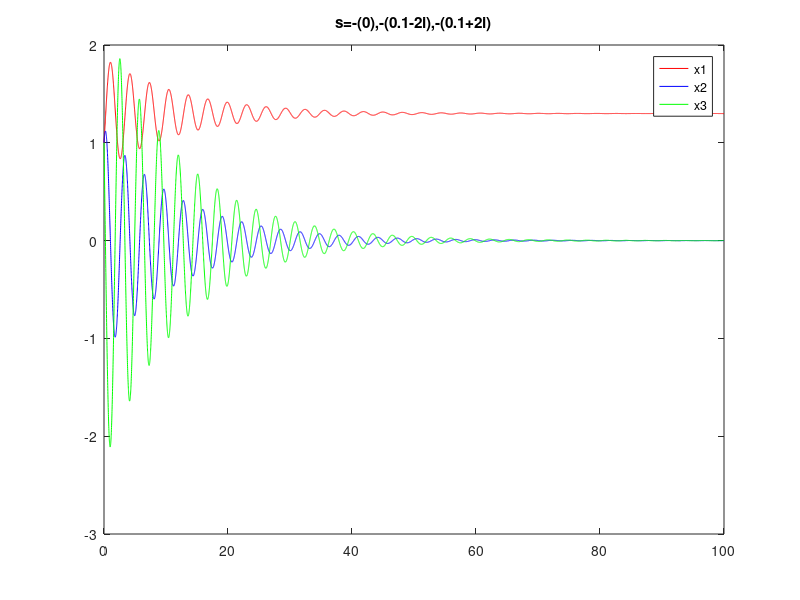
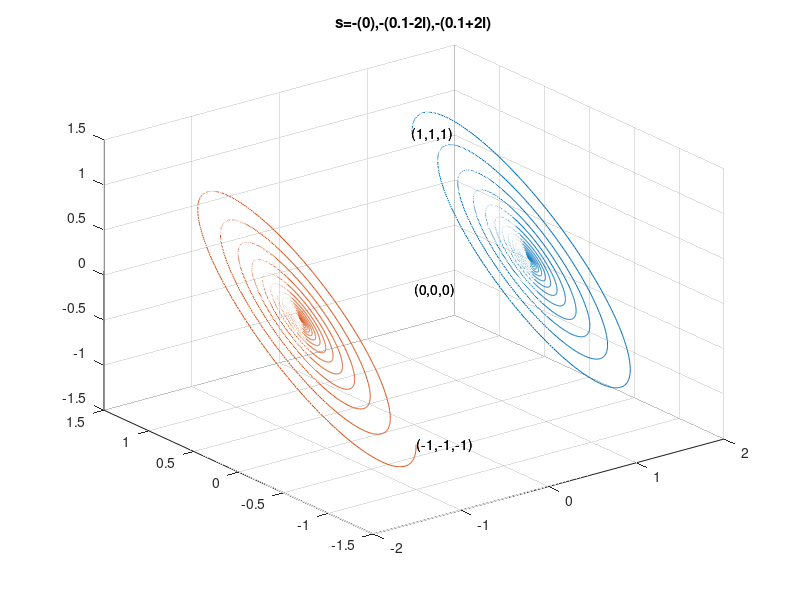

Reproduce these figures in MATLAB, in order.
clear;clc;
totaltime=100;
delta=0.01;
totalstep=totaltime/delta;

pole1=[1 0];pole2=[1 0.1-2i];pole3=[1 0.1+2i];
char_poly=conv(pole1,conv(pole2,pole3));%(s+p1)*(s+p2)*(s+p3)=0
A=[0 1 0;0 0 1;-char_poly(4) -char_poly(3) -char_poly(2)];%x_dot=A*x

IC=[1,1,1;-1,-1,-1];%initial condition
for i=1:2
    x1=[1:totalstep]*0;x2=x1;x3=x1;
    x1_dot=x1;x2_dot=x1;x3_dot=x1;
    x1(1)=IC(i,1);
    x2(1)=IC(i,2);
    x3(1)=IC(i,3);
    fprintf('init. condidtion:(%d,%d,%d)\n',x1(1),x2(1),x3(1));
    for k=1:totalstep
        x1_dot(k)=x2(k);
        x2_dot(k)=x3(k);
        x3_dot(k)=A(3,1)*x1(k)+A(3,2)*x2(k)+A(3,3)*x3(k);
        x1(k+1)=x1(k)+x1_dot(k)*delta;
        x2(k+1)=x2(k)+x2_dot(k)*delta;
        x3(k+1)=x3(k)+x3_dot(k)*delta;
    end

    if mod(i,2)==1
        figure(1);
        plot([0:1:totalstep]*delta,x1,'r');hold on;
        plot([0:1:totalstep]*delta,x2,'b');hold on;
        plot([0:1:totalstep]*delta,x3,'g');hold on;
        legend('x1','x2','x3');
        str1=num2str(pole1(2));str2=num2str(pole2(2));str3=num2str(pole3(2));
        str=['s=-(' str1 '),-(' str2 '),-(' str3 ')'];
        title(str);
    end

    figure(2);
    time=1:totalstep-1;
    xt=x1(time);yt=x2(time);zt=x2(time);
    plot3(xt,yt,zt);hold on;
    text(0,0,0,'(0,0,0)');text(1,1,1,'(1,1,1)');text(-1,-1,-1,'(-1,-1,-1)');
    grid on;
end

title(str);
fprintf(str);